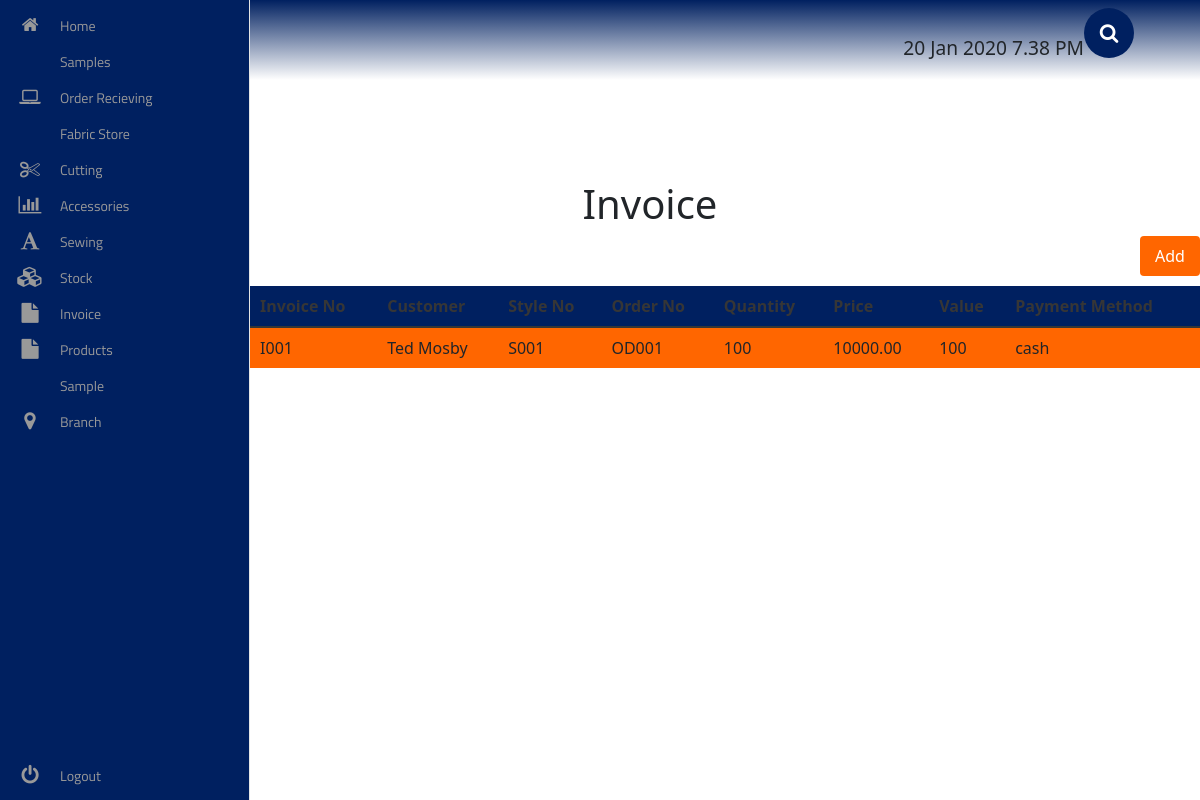
The app's page /invoice/ with its own data.
### invoice/models.py (models this page shows, shortened)
class Invoice(models.Model):
	date = models.DateField()
	invoice_no = models.CharField(max_length=1000, unique=True)
	customer = models.ForeignKey(Customer, on_delete=models.CASCADE)
	style_no = models.CharField(max_length=1000)
	order =  models.ForeignKey(OrderReceiving, on_delete=models.SET_NULL, null=True, blank=True)
	quantity = models.IntegerField()
	price = models.DecimalField(decimal_places=2, max_digits=1000)
	value = models.IntegerField()
	method_of_payment = models.CharField(max_length=100, choices=payment_choices, default='Cash')

### customers/models.py (models this page shows)
class Customer(models.Model):
	customer_id = models.CharField(max_length=100)
	salutation = models.CharField(max_length=10, choices=salutation_choices, default='Mr')
	customer_first_name = models.CharField(max_length=500)
	customer_last_name = models.CharField(max_length=500)
	mobile_no = models.IntegerField()
	mobile_no_type = models.CharField(max_length=10, choices=mobile_no_type, default='Mobile')
	email = models.EmailField(max_length=120)
	email_type = models.CharField(max_length=10, choices=email_type, default='Work')
	address = models.CharField(max_length=1000)
	"""def __str__(self):
			    	return "%s %s" % (self.customer_first_name, self.customer_last_name)"""
	def __str__(self):
		return self.customer_first_name + ' ' + self.customer_last_name

### orders/models.py (models this page shows, shortened)
class OrderReceiving(models.Model):
	order_received = models.DateField()
	date_order_delivered = models.DateField()
	style_no = models.CharField(max_length=1000)
	order_no = models.CharField(max_length=1000, unique=True)
	remarks = models.CharField(max_length=9000)
	required_date = models.DateField()
	price = models.DecimalField(decimal_places=2, max_digits=1000)
	customer = models.ForeignKey(Customer, on_delete=models.CASCADE)
	consumption = models.CharField(max_length=1000)
	total_consumption = models.CharField(max_length=1000)
	delivery_date = models.DateField()
	order_status = models.BooleanField(default=False)
	order_progress = models.CharField(max_length=1000)
	reason = models.CharField(max_length=1000)

### invoice/views.py (the view)
# urls.py: path('', InvoiceMainView.as_view(), name="invoice_view"),
class InvoiceMainView(View):
	template_name = 'invoice_main.html'
	queryset = Invoice.objects.all()
	def get_query_set(self):
		return self.queryset
	def get(self, request):
		context = {'invoices': self.get_query_set()}
		return render(request, self.template_name, context)

### invoice/templates/invoice_main.html (shortened to what this page needs)
<!DOCTYPE html>
<html lang="en">
{% extends 'base.html' %}
{% load static %}
    {% block extra_css %}
        <link rel="stylesheet" href="{% static 'invoice/css/invoice_main.css' %}">
    {% endblock %}
    {% block content %}
        <div class="invoice__container">
            <h1> Invoice </h1>
            <div class="invoice__add__button__container" >
              <button class="invoice__add__button">
                Add
              </button>
            </div>
            <div class="table-responsive">
              <table class="table">
                <thead>
                  <tr class="invoice__tr">
                    <th scope="col">Date</th>
                    <th scope="col">Invoice No</th>
                    <th scope="col"> Customer </th>
                    <th scope="col">Style No</th>
                    <th scope="col">Order No</th>
                    <th scope="col">Quantity</th>
                    <th scope="col">Price</th>
                    <th scope="col">Value</th>
                    <th scope="col">Payment Method</th>
                  </tr>
                </thead>
                <tbody>
                  {% for invoice in invoices %}
                  <tr class="invoice__body">
                    <td> {{ invoice.date }} </td>
                    <td> {{ invoice.invoice_no }} </td>
                    <td> {{ invoice.customer.customer_first_name }}
                      {{ invoice.customer.customer_last_name }}</td>
                    <td> {{ invoice.style_no }} </td>
                    <td> {{ invoice.order.order_no }}  </td>
                    <td> {{ invoice.quantity }} </td>
                    <td> {{ invoice.price }} </td>
                    <td> {{ invoice.value }} </td>
                    <td> {{ invoice.method_of_payment }} </td>
                  </tr>
                  {% endfor %}
                </tbody>
              </table>
            </div>
        </div>
    {% endblock %}

### invoice/static/invoice/css/invoice_main.css (style rules this page uses)
.invoice__container { margin: 100px 0 0 100px; }
.invoice__container h1 { text-align: center; }
.invoice__add__button__container { display: flex; float: right; margin-bottom: 10px; }
.invoice__add__button { border: none; outline: none; border-radius: 4px; background-color: #FF6600; color: #fff; width: 60px; height: 40px; }
.invoice__tr { background-color: #002060; color: #fff; }
.invoice__tr th { color: #fff; }
.invoice__body { background-color: #FF6600; }

### records on screen
Invoice: invoice_no "I001", customer.customer_first_name "Ted", customer.customer_last_name "Mosby", style_no "S001", order.order_no "OD001", quantity "100", price "10000.00", value "100", method_of_payment "cash"
